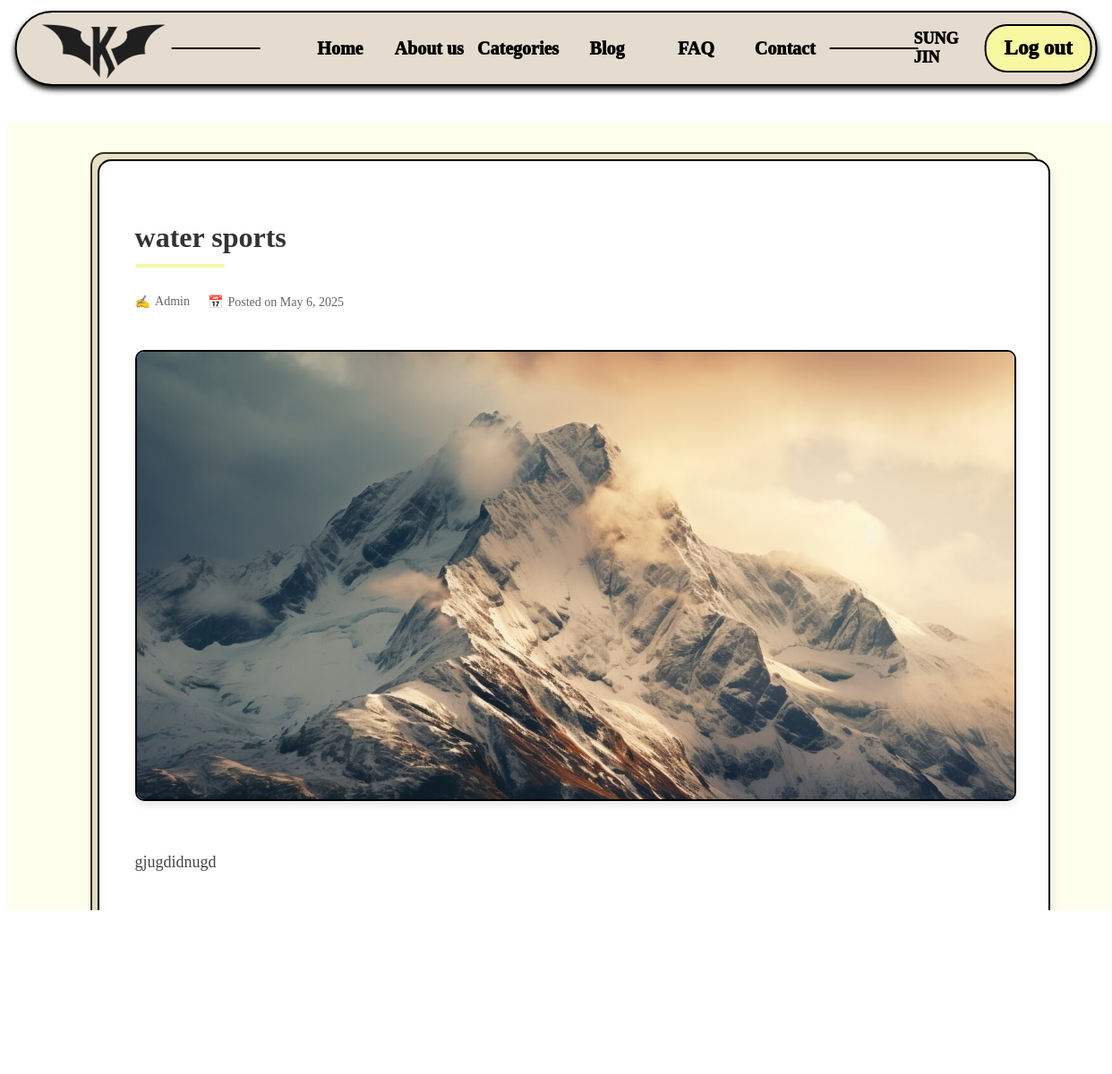
Page /blog_details/10 (signed in) on the committed database.
### tables this page shows
CREATE TABLE users (
                        id INTEGER PRIMARY KEY AUTOINCREMENT,
                        name TEXT NOT NULL,
                        username TEXT NOT NULL UNIQUE,
                        email TEXT NOT NULL UNIQUE,
                        mobile_number TEXT NOT NULL,
                        password BLOB NOT NULL,
                        created_at TIMESTAMP DEFAULT CURRENT_TIMESTAMP
                    );

CREATE TABLE blogs (
                        id INTEGER PRIMARY KEY AUTOINCREMENT,
                        user_id INTEGER NOT NULL,
                        title TEXT NOT NULL,
                        content TEXT NOT NULL,
                        category TEXT,
                        image TEXT,
                        date TIMESTAMP DEFAULT CURRENT_TIMESTAMP,
                        FOREIGN KEY(user_id) REFERENCES users(id)
                    );

### app.py (the view)
@app.route('/blog_details/<int:blog_id>')
def blog_details(blog_id):
    conn = get_db()
    cursor = conn.execute('''SELECT blogs.*, users.username FROM blogs
                              JOIN users ON blogs.user_id = users.id
                              WHERE blogs.id = ?''', (blog_id,))
    blog = cursor.fetchone()
    conn.close()
    if blog is None:
        abort(404)
    return render_template('blog_details.html', blog=blog)

### app.py (called while the page is built)
def get_db():
    conn = sqlite3.connect(DATABASE)
    conn.row_factory = sqlite3.Row
    return conn

### templates/blog_details.html (shortened to what this page needs)
<!DOCTYPE html>
<html lang="en">
<head>
    <link href="{{ url_for('static', filename='css/blog1.css') }}" rel="stylesheet">
</head>
<body>
    <header>
        <div class="header">
            <nav>
                <div class="logo"><img src="{{ url_for('static', filename='assets/logo1.png') }}" alt="logo"></div>
                <span class="line"></span>
                <ul class="nav-links">
                    <li><a href="{{ url_for('index') }}">Home</a></li>
                    <li><a href="{{ url_for('about') }}">About us</a></li>
                    <li><a href="{{ url_for('index') }}#categories">Categories</a></li>
                    <li><a href="{{ url_for('blog') }}">Blog</a></li>
                    <li><a href="{{ url_for('faq') }}">FAQ</a></li>
                    <li><a href="{{ url_for('contact') }}">Contact</a></li>
                </ul>
                <span class="line"></span>
                <div class="user one">
                    {% if session.get('user_id') %}
                        <span class="username">{{ session['name'] }}</span>
                        <div class="logout"><a href="{{ url_for('logout') }}">Log out</a></div>
                    {% else %}
                        <div class="login"><a href="{{ url_for('login') }}">Log in</a></div>
                        <div class="signup"><a href="{{ url_for('signup') }}">Sign up</a></div>
                    {% endif %}
                </div>
            </nav>
        </div>
    </header>
    <section id="blog-details">
        <div class="blog-container">
            <h1>{{ blog['title'] }}</h1>
            <div class="blog-meta">
                <span class="author">{{ blog['author'] if 'author' in blog else 'Admin' }}</span>
                <span class="date">{{ blog['date'] if 'date' in blog else 'Posted on May 6, 2025' }}</span>
            </div>
            {% if blog['image'] %}
                <img src="{{ url_for('static', filename='uploads/' + blog['image']) }}" alt="Blog Image">
            {% endif %}
            <div class="blog-content">
                <p>{{ blog['content'] }}</p>
            </div>
            <div class="blog-navigation">
                <a href="{{ url_for('blog') }}" class="back-to-blogs">Back to Blogs</a>
            </div>
        </div>
    </section>
</body>
</html>

### static/css/blog1.css (style rules this page uses)
body { background-color:white ; }
header { position: fixed; height:90px; width:100%; background-color: transparent; z-index: 100; }
.header { position: fixed; top: 1%; left: 50%; transform: translateX(-50%); display: flex; align-items: center; justify-content: center; height: 80px; width: 97%; background-color: RGB(229, 220, 207); border: 2px solid black; border-radius: 50px; box-shadow: 0px 4px 6px black; }
.header nav { display: flex; align-items: center; justify-content: space-between; height: 100%; width: 100%; }
.logo { height: 90%; width: 150px; margin-left: 2%; }
.logo img { height:100%; width:100%; }
.line { height: 2px; width: 100px; background-color: black; }
.nav-links { display: flex; align-items: center; justify-content: space-between; width: 50%; }
.nav-links li { display: flex; align-items: center; justify-content: center; list-style: none; height: 100%; width: 100%; }
.nav-links li a { display: flex; align-items: center; justify-content: space-between; text-decoration: none; font-size: 20px; color: black; font-weight: 1000; }
.user { height: 90%; width: 200px; display: flex; align-items: center; justify-content: space-between; }
.login a,.one a { text-decoration: none; color:black; }
.user .signup,.logout { height: 70%; width: 130px; display: flex; align-items: center; justify-content: center; background-color: RGB(247, 248, 161); border-radius: 25px; border: 2px solid black; margin-right: 2%; }
.user .username { font-size: 18px; font-weight: 1000; position: relative; right:5px; }
.one { font-size: 20px; font-weight: 1000; color: black; }
a { text-decoration: none; color: black; font-size: 23px; font-weight: 1000; }
#blog-details { position: relative; top: 130px; padding: 40px 20px 80px; display: flex; justify-content: center; width: 100%; min-height: calc(100vh - 130px); background-color: RGB(247, 248, 161, 0.2); }
.blog-container { width: 80%; max-width: 1000px; background-color: white; border: 2px solid black; border-radius: 15px; padding: 40px; box-shadow: 0px 8px 16px rgba(0, 0, 0, 0.1); position: relative; }
.blog-container::before { content: ""; position: absolute; top: -10px; left: -10px; right: 10px; bottom: 10px; background-color: RGB(229, 220, 207); border: 2px solid black; border-radius: 15px; z-index: -1; }
.blog-container h1 { font-size: 32px; font-weight: 700; margin-bottom: 30px; position: relative; padding-bottom: 15px; color: #333; }
.blog-container h1::after { content: ""; position: absolute; bottom: 0; left: 0; width: 100px; height: 4px; background-color: RGB(247, 248, 161); border-radius: 2px; }
.blog-container img { width: 100%; max-height: 500px; object-fit: cover; border: 2px solid black; border-radius: 10px; margin: 20px 0 30px; box-shadow: 0px 4px 8px rgba(0, 0, 0, 0.1); }
.blog-container p { font-size: 18px; line-height: 1.8; color: #444; margin-bottom: 20px; }
.blog-meta { display: flex; align-items: center; margin-bottom: 25px; font-size: 14px; color: #666; }
.blog-meta .author { margin-right: 20px; display: flex; align-items: center; }
.blog-meta .author::before { content: "✍️"; margin-right: 5px; }
.blog-meta .date::before { content: "📅"; margin-right: 5px; }
.blog-navigation { display: flex; justify-content: space-between; margin-top: 40px; padding-top: 20px; border-top: 1px solid #ddd; }
.blog-navigation a { background-color: RGB(229, 220, 207); border: 2px solid black; border-radius: 25px; padding: 8px 20px; font-size: 16px; font-weight: bold; transition: all 0.3s ease; }

### rows in the picture
users: name "SUNG JIN"
blogs: title "water sports", image (picture), content "gjugdidnugd"

### other values in the picture
{{ blog['author'] if 'author' in blog else 'Admin' }} "Admin"
{{ blog['date'] if 'date' in blog else 'Posted on May 6, 2025' }} "Posted on May 6, 2025"
